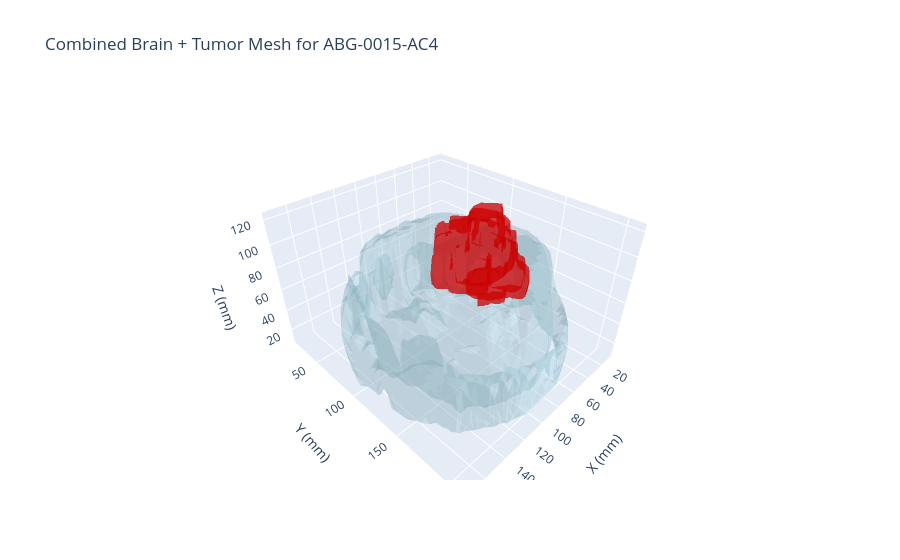

The notebook cell saved with this chart:
### Code cell
# Combine the brain and tumor meshes into a single Plotly figure
# Uses the already-reduced meshes from previous cells (with voxel spacing applied)
if seg_arr is not None and seg_arr.max() > 0:
    combined_fig = go.Figure(data=[
        go.Mesh3d(
            x=verts_brain_scaled[:,0], y=verts_brain_scaled[:,1], z=verts_brain_scaled[:,2],
            i=faces_brain[:,0], j=faces_brain[:,1], k=faces_brain[:,2],
            color='lightblue', opacity=0.25, name='Brain Surface', flatshading=True
        ),
        go.Mesh3d(
            x=verts_scaled[:,0], y=verts_scaled[:,1], z=verts_scaled[:,2],
            i=faces[:,0], j=faces[:,1], k=faces[:,2],
            color='red', opacity=0.5, name='Tumor Segmentation', flatshading=True
        )
    ])
    
    combined_fig.update_layout(
        scene=dict(
            xaxis_title='X (mm)', yaxis_title='Y (mm)', zaxis_title='Z (mm)',
            aspectmode='data'
        ),
        title=f'Combined Brain + Tumor Mesh for {CASE_ID}'
    )
    
    output_combined = OUTPUTS / f'combined_mesh_{CASE_ID}.html'
    combined_fig.write_html(str(output_combined))
    file_size_mb = os.path.getsize(output_combined) / (1024 * 1024)
    print(f'Combined mesh saved to {output_combined} ({file_size_mb:.1f} MB)')
    
    combined_fig.show()
else:
    print('No segmentation available for combined visualization')

### Figure 1 — Plotly figure (JSON) as saved in the notebook; plotly's stock layout.template omitted (floating-point values rounded to 4 significant figures; data arrays with more than 128 entries replaced by an {"elided": "..."} marker saying what was removed)
{"data": [{"color": "lightblue", "flatshading": true, "i": {"elided": "6316 int values"}, "j": {"elided": "6316 int values"}, "k": {"elided": "6316 int values"}, "name": "Brain Surface", "opacity": 0.25, "type": "mesh3d", "x": {"elided": "3140 float values"}, "y": {"elided": "3140 float values"}, "z": {"elided": "3140 float values"}}, {"color": "red", "flatshading": true, "i": {"elided": "10512 int values"}, "j": {"elided": "10512 int values"}, "k": {"elided": "10512 int values"}, "name": "Tumor Segmentation", "opacity": 0.5, "type": "mesh3d", "x": {"elided": "5260 float values"}, "y": {"elided": "5260 float values"}, "z": {"elided": "5260 float values"}}], "layout": {"scene": {"aspectmode": "data", "xaxis": {"title": {"text": "X (mm)"}}, "yaxis": {"title": {"text": "Y (mm)"}}, "zaxis": {"title": {"text": "Z (mm)"}}}, "title": {"text": "Combined Brain + Tumor Mesh for ABG-0015-AC4"}}}
